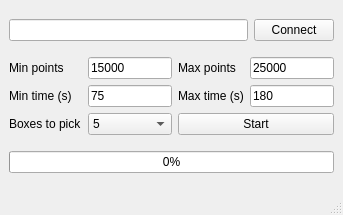
<?xml version="1.0" encoding="UTF-8"?>
<ui version="4.0">
 <class>MainWindow</class>
 <widget class="QMainWindow" name="MainWindow">
  <property name="geometry">
   <rect>
    <x>0</x>
    <y>0</y>
    <width>343</width>
    <height>215</height>
   </rect>
  </property>
  <property name="windowTitle">
   <string>Ayugra Minigame Bot</string>
  </property>
  <widget class="QWidget" name="centralwidget">
   <layout class="QGridLayout" name="gridLayout">
    <item row="0" column="1">
     <widget class="QPushButton" name="PB_CONNECT">
      <property name="text">
       <string>Connect</string>
      </property>
     </widget>
    </item>
    <item row="0" column="0">
     <widget class="QLineEdit" name="LE_ID">
      <property name="text">
       <string/>
      </property>
     </widget>
    </item>
    <item row="1" column="0" colspan="2">
     <layout class="QGridLayout" name="gridLayout_2">
      <item row="1" column="3">
       <widget class="QLineEdit" name="LE_MAX_T">
        <property name="text">
         <string>180</string>
        </property>
       </widget>
      </item>
      <item row="1" column="1">
       <widget class="QLineEdit" name="LE_MIN_T">
        <property name="text">
         <string>75</string>
        </property>
       </widget>
      </item>
      <item row="1" column="2">
       <widget class="QLabel" name="label_4">
        <property name="text">
         <string>Max time (s)</string>
        </property>
       </widget>
      </item>
      <item row="0" column="2">
       <widget class="QLabel" name="label_2">
        <property name="text">
         <string>Max points</string>
        </property>
       </widget>
      </item>
      <item row="0" column="1">
       <widget class="QLineEdit" name="LE_MIN_P">
        <property name="text">
         <string>15000</string>
        </property>
       </widget>
      </item>
      <item row="0" column="0">
       <widget class="QLabel" name="label">
        <property name="text">
         <string>Min points</string>
        </property>
       </widget>
      </item>
      <item row="1" column="0">
       <widget class="QLabel" name="label_3">
        <property name="text">
         <string>Min time (s)</string>
        </property>
       </widget>
      </item>
      <item row="0" column="3">
       <widget class="QLineEdit" name="LE_MAX_P">
        <property name="text">
         <string>25000</string>
        </property>
       </widget>
      </item>
      <item row="2" column="0">
       <widget class="QLabel" name="label_5">
        <property name="text">
         <string>Boxes to pick</string>
        </property>
       </widget>
      </item>
      <item row="2" column="1">
       <widget class="QComboBox" name="CB_BOX">
        <property name="currentIndex">
         <number>4</number>
        </property>
        <item>
         <property name="text">
          <string>1</string>
         </property>
        </item>
        <item>
         <property name="text">
          <string>2</string>
         </property>
        </item>
        <item>
         <property name="text">
          <string>3</string>
         </property>
        </item>
        <item>
         <property name="text">
          <string>4</string>
         </property>
        </item>
        <item>
         <property name="text">
          <string>5</string>
         </property>
        </item>
       </widget>
      </item>
      <item row="2" column="2" colspan="2">
       <widget class="QPushButton" name="PB_START">
        <property name="text">
         <string>Start</string>
        </property>
       </widget>
      </item>
     </layout>
    </item>
    <item row="2" column="0" colspan="2">
     <widget class="QProgressBar" name="PB_STATUS_BAR">
      <property name="value">
       <number>0</number>
      </property>
     </widget>
    </item>
   </layout>
  </widget>
  <widget class="QMenuBar" name="menubar">
   <property name="geometry">
    <rect>
     <x>0</x>
     <y>0</y>
     <width>343</width>
     <height>21</height>
    </rect>
   </property>
  </widget>
  <widget class="QStatusBar" name="statusbar"/>
 </widget>
 <resources/>
 <connections/>
</ui>
